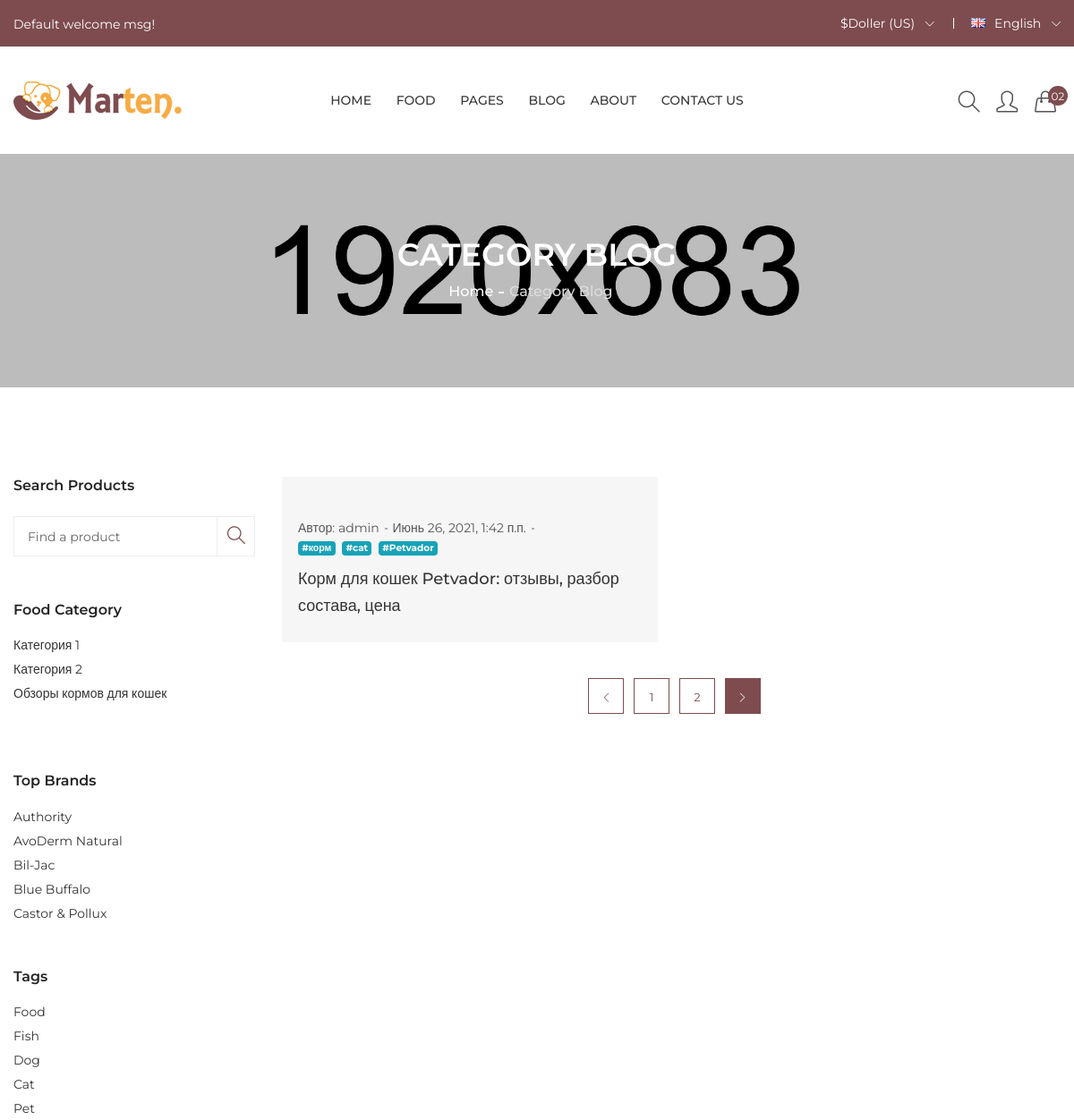
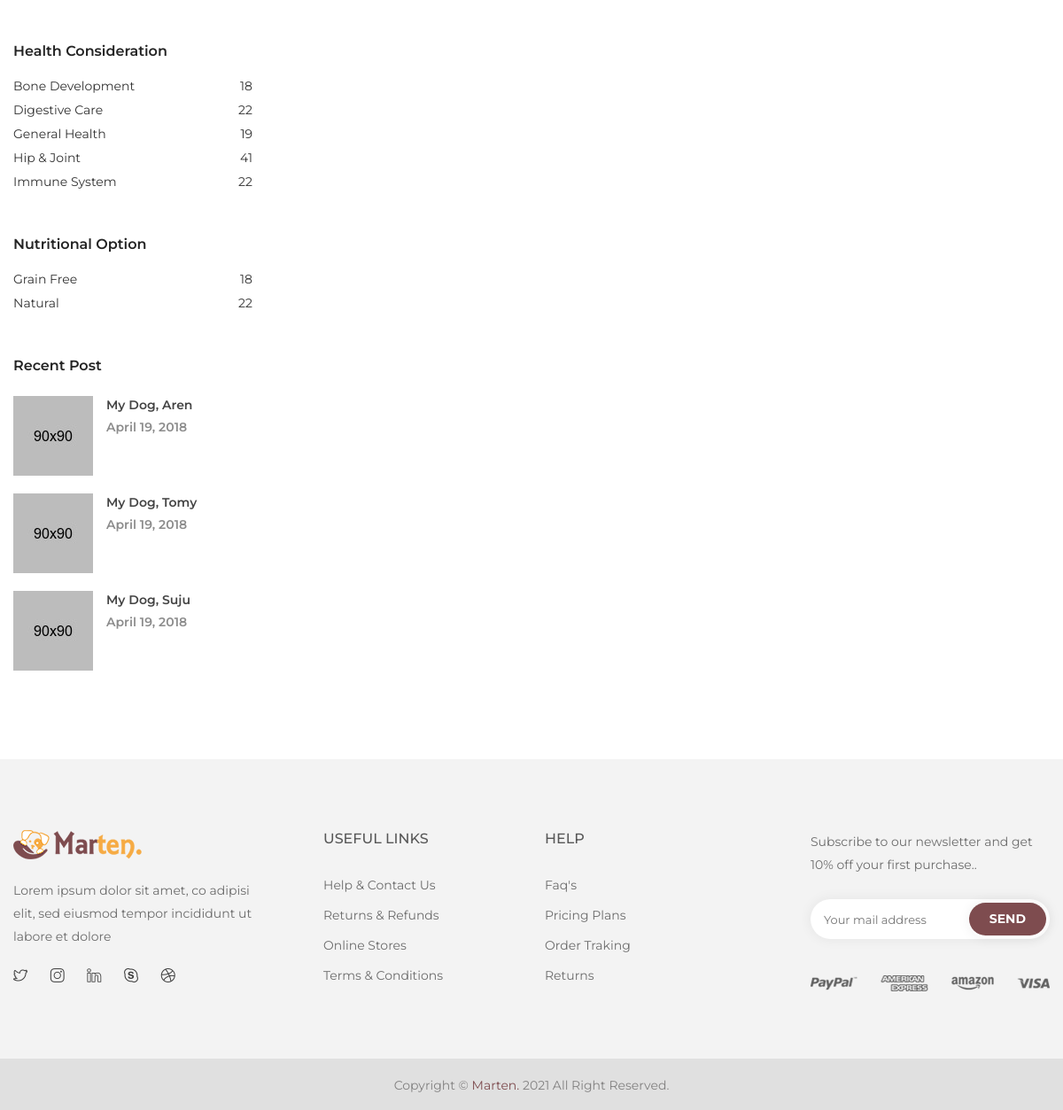
Screenshot of /category/3/ with the database file from the repository (2 pictures, top to bottom).
### eStore_blog/models.py (models this page shows, shortened)
class Blog(models.Model):
    title = models.CharField(max_length=150)
    url = models.SlugField()
    content = models.TextField(blank=True)
    created_at = models.DateTimeField(auto_now_add=True)
    updated_at = models.DateTimeField(auto_now=True)
    photo = models.ImageField(upload_to='photos/%Y/%m/%d/')
    author = models.ForeignKey(User, on_delete=models.PROTECT, verbose_name='Автор')
    category = models.ForeignKey('Category', on_delete=models.PROTECT, null=True, verbose_name='Категории')
    tag = TaggableManager()
    is_published = models.BooleanField(default=True)
    def get_absolute_url(self):
        return reverse_lazy('view_post', kwargs={'pk': self.pk})
    class Meta:
        verbose_name = 'Новость'
        verbose_name_plural = "Новости"
        ordering = ['-created_at']

class Category(models.Model):
    title = models.CharField(max_length=150, db_index=True, verbose_name='Назваие категории')
    def get_absolute_url(self):
        return reverse_lazy('category', kwargs={'category_id': self.pk})
    def __str__(self):
        return self.title
    class Meta:
        verbose_name = 'Категория'
        verbose_name_plural = "Категории"
        ordering = ['title']

### eStore_blog/views.py (the view)
# urls.py: path('category/<int:category_id>/', BlogByCategory.as_view(), name='category'),
class BlogByCategory(ListView):
    model = Blog
    template_name = 'eStore_blog/blog_category.html'
    context_object_name = 'blogs'
    allow_empty = False  # отображает 404 код ошибки когда нет объекта как в get_object_or_404
    def get_context_data(self, *, object_list=None, **kwargs):  # переопределение данных через функцию get_context_data
        context = super(BlogByCategory, self).get_context_data(**kwargs)
        context['title'] = Category.objects.get(pk=self.kwargs['category_id'])
        return context
    def get_queryset(self):
        return Blog.objects.filter(category_id=self.kwargs['category_id'], is_published=True)

### eStore_blog/templatetags/blog_tags.py (called while the page is built)
@register.inclusion_tag('includes/list_categories.html')
def show_categories():
    categories = Category.objects.all()
    return {'categories': categories}

### eStore_blog/templates/eStore_blog/blog_category.html (shortened to what this page needs)
{% extends 'layouts/base.html' %}
{% block content %}
    {% include 'includes/header.html' %}
    <div class="breadcrumb-area pt-95 pb-95 bg-img"
         style="background-image:url(/static/assets/img/banner/banner-2.jpg);">
        <div class="container">
            <div class="breadcrumb-content text-center">
                <h2>Category blog</h2>
                <ul>
                    <li><a href="{% url 'index' %}">home</a></li>
                    <li class="active">Category blog</li>
                </ul>
            </div>
        </div>
    </div>
    <div class="shop-area pt-100 pb-100">
        <div class="container">
            <div class="row flex-row-reverse">
                <div class="col-lg-9 col-md-8">
                    <div class="row">
                        {% for blog in blogs %}
                            <div class="col-lg-6 col-md-6">
                                <div class="blog-wrapper mb-30 gray-bg">
                                    <div class="blog-img hover-effect">
                                    </div>
                                    <div class="blog-content">
                                        <div class="blog-meta">
                                            <ul>
                                                <li>Автор: <span>{{ blog.author }}</span></li>
                                                <li>{{ blog.created_at }}</li>
                                                <br>
                                                {% for tag in blog.tag.all %}
                                                    <a href="#" class="mr-1 badge badge-info">#{{ tag }}</a>
                                                {% endfor %}
                                            </ul>
                                        </div>
                                        <h4><a href="{{ blog.get_absolute_url }}">{{ blog.title }}</a></h4>
                                    </div>
                                </div>
                            </div>
                        {% endfor %}
                    </div>
                    <div class="pagination-style text-center mt-10">
                        <ul>
                            <li>
                                <a href="#"><i class="icon-arrow-left"></i></a>
                            </li>
                            <li>
                                <a href="#">1</a>
                            </li>
                            <li>
                                <a href="#">2</a>
                            </li>
                            <li>
                                <a class="active" href="#"><i class="icon-arrow-right"></i></a>
                            </li>
                        </ul>
                    </div>
                </div>
                {% include 'includes/_sidebar.html' %}
            </div>
        </div>
    </div>
    {% include 'includes/footer.html' %}
{% endblock content %}

### templates/includes/list_categories.html
<div class="shop-list-style mt-20">
    <ul>
        {% for cat in categories %}
            <li><a href="{{ cat.get_absolute_url }}">{{ cat.title }}</a></li>
        {% endfor %}
        <br>
    </ul>
</div>

### eStore_core/static/assets/css/responsive.css (style rules this page uses)
@media (min-width: 992px) and (max-width: 1200px) { .blog-content > h4 { font-size: 18px; } }
@media (min-width: 992px) and (max-width: 1200px) { .blog-content { padding: 26px 18px; } }

### rows the page displays
Blog: author "admin", created_at "Июнь 26, 2021, 1:42 п.п.", title "Корм для кошек Petvador: отзывы, разбор состава, цена"
Tag: name "корм"
Tag: name "cat"
Tag: name "Petvador"
Category: title "Категория 1"
Category: title "Категория 2"
Category: title "Обзоры кормов для кошек"
